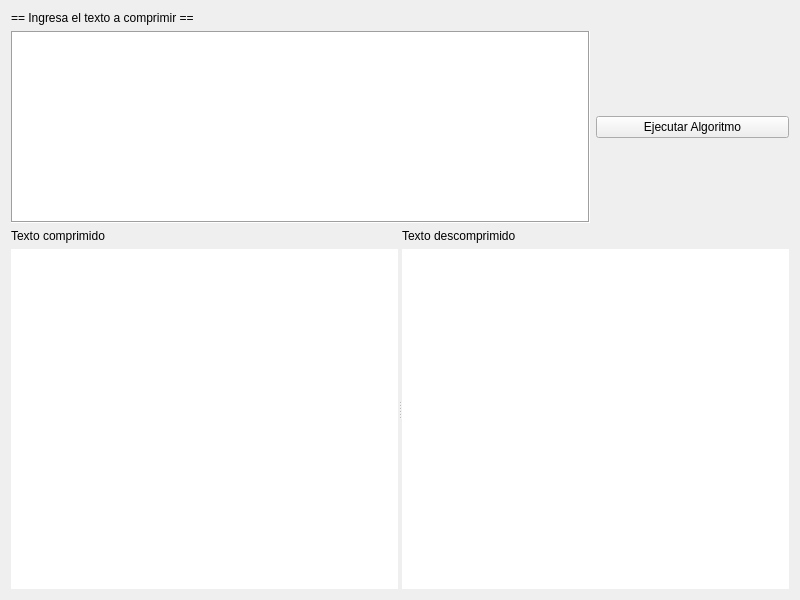
<?xml version="1.0" encoding="UTF-8"?>
<ui version="4.0">
 <class>MainWindow</class>
 <widget class="QWidget" name="MainWindow">
  <property name="geometry">
   <rect>
    <x>0</x>
    <y>0</y>
    <width>800</width>
    <height>600</height>
   </rect>
  </property>
  <property name="windowTitle">
   <string>MainWindow</string>
  </property>
  <layout class="QVBoxLayout" name="verticalLayout_3" stretch="0,0,3">
   <item>
    <widget class="QLabel" name="instLabel">
     <property name="text">
      <string>== Ingresa el texto a comprimir ==</string>
     </property>
    </widget>
   </item>
   <item>
    <layout class="QHBoxLayout" name="horizontalLayout">
     <item>
      <widget class="QTextEdit" name="textFieldInput">
       <property name="sizePolicy">
        <sizepolicy hsizetype="Expanding" vsizetype="Expanding">
         <horstretch>6</horstretch>
         <verstretch>0</verstretch>
        </sizepolicy>
       </property>
       <property name="frameShape">
        <enum>QFrame::Box</enum>
       </property>
      </widget>
     </item>
     <item>
      <widget class="QPushButton" name="exceuteBtn">
       <property name="sizePolicy">
        <sizepolicy hsizetype="Minimum" vsizetype="Fixed">
         <horstretch>2</horstretch>
         <verstretch>0</verstretch>
        </sizepolicy>
       </property>
       <property name="text">
        <string>Ejecutar Algoritmo</string>
       </property>
       <property name="autoDefault">
        <bool>false</bool>
       </property>
       <property name="default">
        <bool>false</bool>
       </property>
       <property name="flat">
        <bool>false</bool>
       </property>
      </widget>
     </item>
    </layout>
   </item>
   <item>
    <widget class="QSplitter" name="splitter">
     <property name="orientation">
      <enum>Qt::Horizontal</enum>
     </property>
     <property name="childrenCollapsible">
      <bool>false</bool>
     </property>
     <widget class="QWidget" name="">
      <layout class="QVBoxLayout" name="verticalLayout">
       <item>
        <widget class="QLabel" name="label_2">
         <property name="sizePolicy">
          <sizepolicy hsizetype="MinimumExpanding" vsizetype="Preferred">
           <horstretch>0</horstretch>
           <verstretch>0</verstretch>
          </sizepolicy>
         </property>
         <property name="text">
          <string>Texto comprimido</string>
         </property>
        </widget>
       </item>
       <item>
        <widget class="QTextBrowser" name="compText">
         <property name="frameShape">
          <enum>QFrame::NoFrame</enum>
         </property>
        </widget>
       </item>
      </layout>
     </widget>
     <widget class="QWidget" name="">
      <layout class="QVBoxLayout" name="verticalLayout_2">
       <item>
        <widget class="QLabel" name="label_3">
         <property name="text">
          <string>Texto descomprimido</string>
         </property>
        </widget>
       </item>
       <item>
        <widget class="QTextBrowser" name="decompText">
         <property name="frameShape">
          <enum>QFrame::NoFrame</enum>
         </property>
        </widget>
       </item>
      </layout>
     </widget>
    </widget>
   </item>
  </layout>
 </widget>
 <resources/>
 <connections/>
</ui>
